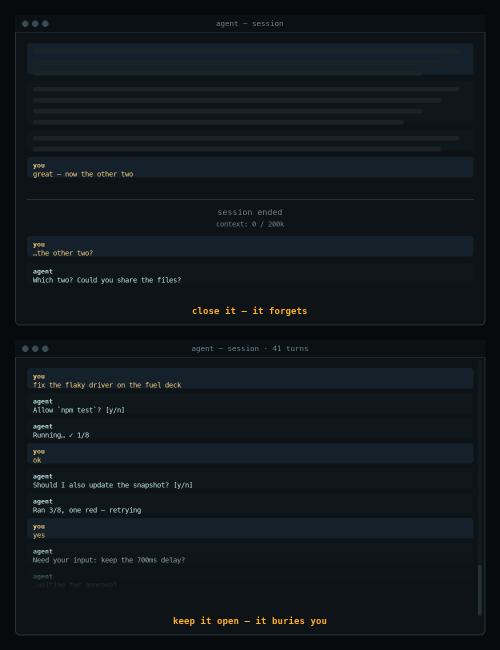
#> input picture media/deck/v12/pictures/slide2-lose.png, 1000 x 1300 px (shown at 1/2 size); its folder holds only this picture in this run
$ python -i act1.py   (imports and definitions only)
#> lines starting #> are read from the running program, lines starting #| are printed output that depends on the picture
### artifacts/mythos/src/core.py
"""Core of the mythos renderer: a float RGB frame buffer and the material toolkit.

Every shot is a pure function of (local time, global frame) -> HxWx3 float32 in 0..1.
Coordinates are authored in 1920x1080 units and scaled by S, so previews can render small.
"""
import os, math, functools
import numpy as np
import cv2
from PIL import Image, ImageDraw, ImageFont

W0, H0 = 1920, 1080
S = float(os.environ.get('MYTH_SCALE', '1'))
W, H = int(W0 * S), int(H0 * S)
FPS = 30
FONT_DIR = os.environ.get('MYTH_FONTS', os.path.join(os.path.dirname(__file__), '..', 'fonts'))

# ---------- palette (display space) ----------
def hexc(h):
    h = h.lstrip('#'); return np.array([int(h[i:i + 2], 16) / 255 for i in (0, 2, 4)], np.float32)
BLACK = hexc('050505'); GRAPHITE = hexc('16161a'); PAPER = hexc('e9e4d8'); PAPER2 = hexc('d8d0bf')
AMBER = hexc('ff9a3c'); COPPER = hexc('c8673a'); FURNACE = hexc('ff5a1a'); EMBER = hexc('ffcf8a')
RED = hexc('e8242c'); VIOLET = hexc('6a3cff'); UV = hexc('8b5cff'); CYAN = hexc('4fe3ff'); WHITE = hexc('ffffff')
PHOSPHOR = hexc('ffb347'); OFFWHITE = hexc('f2eee6'); INK = hexc('111111')

# ---------- small math ----------
def clamp(x, a=0.0, b=1.0): return max(a, min(b, x))
def prog(t, a, b): return clamp((t - a) / (b - a)) if b != a else float(t >= b)
def ss(a, b, x): t = prog(x, a, b); return t * t * (3 - 2 * t)
def eout(t): t = clamp(t); return 1 - (1 - t) ** 3
def ein(t): t = clamp(t); return t ** 3
def lerp(a, b, t): return a + (b - a) * t
def step(t, n):
    """Pose-on-n quantisation of a 0..1 progress (stepped motion)."""
    return math.floor(clamp(t) * n) / n
def hsh(n):
    x = math.sin(n * 127.1 + 311.7) * 43758.5453; return x - math.floor(x)
def P(x, y): return int(round(x * S)), int(round(y * S))
def sc(v): return v * S

# ---------- buffers ----------
def canvas(col=BLACK):
    return np.zeros((H, W, 3), np.float32) + np.asarray(col, np.float32)
def fill(img, col): img[:] = col; return img
# [4 lines left out: function over, not called in this run]
def add(img, layer, k=1.0): img += layer * k; return img
def screen(img, layer): img[:] = 1 - (1 - img) * (1 - np.clip(layer, 0, 1)); return img
def mul(img, layer): img *= layer; return img
def tint(mask, col): return mask[..., None] * np.asarray(col, np.float32)
def lum(img): return img @ np.array([0.299, 0.587, 0.114], np.float32)

def blur(a, sigma):
    if sigma <= 0.3: return a
    s = sigma * S
    if s > 6:  # blur at reduced resolution for speed
        f = max(1, int(s / 3)); h, w = a.shape[:2]
        small = cv2.resize(a, (max(1, w // f), max(1, h // f)), interpolation=cv2.INTER_AREA)
        small = cv2.GaussianBlur(small, (0, 0), s / f)
        return cv2.resize(small, (w, h), interpolation=cv2.INTER_LINEAR)
    return cv2.GaussianBlur(a, (0, 0), s)

# [22 lines left out: functions bloom, godrays, vignette, not called in this run]

@functools.lru_cache(None)
def _grid():
    yy, xx = np.mgrid[0:H, 0:W].astype(np.float32); return yy, xx

# [9 lines left out: functions _grain_bank, grain, not called in this run]

# ---------- noise ----------
@functools.lru_cache(None)
def fbm(seed, octaves=6, base=8, w=None, h=None, persist=0.55):
    """Seeded fractal value noise, HxW float32 roughly 0..1."""
    w = w or W; h = h or H
    rs = np.random.RandomState(seed); acc = np.zeros((h, w), np.float32); amp = 1; tot = 0
    for o in range(octaves):
        cells = base * 2 ** o
        gx, gy = cells + 1, max(2, int(cells * h / w) + 1)
        g = rs.rand(gy, gx).astype(np.float32)
        acc += cv2.resize(g, (w, h), interpolation=cv2.INTER_CUBIC) * amp; tot += amp; amp *= persist
    acc /= tot; acc -= acc.min(); acc /= max(1e-6, acc.max()); return acc

def shade(height, light=(-0.6, -0.5, 0.62), strength=6.0, spec=40, spec_k=0.6):
    """Heightfield -> (diffuse, specular) under a directional light. The machined-matter workhorse."""
    gy, gx = np.gradient(height * strength * S)
    nz = 1 / np.sqrt(gx * gx + gy * gy + 1)
    nx, ny = -gx * nz, -gy * nz
    L = np.array(light, np.float32); L /= np.linalg.norm(L)
    d = np.clip(nx * L[0] + ny * L[1] + nz * L[2], 0, 1)
    # Blinn half-vector with the viewer straight on
    Hv = L + np.array([0, 0, 1], np.float32); Hv /= np.linalg.norm(Hv)
    s = np.clip(nx * Hv[0] + ny * Hv[1] + nz * Hv[2], 0, 1) ** spec * spec_k
    return d.astype(np.float32), s.astype(np.float32)

# ---------- type ----------
FONTS = {
    'mono': 'GeistMono.ttf', 'anton': 'Anton-Regular.ttf', 'serif': 'InstrumentSerif-Regular.ttf',
    'serifi': 'InstrumentSerif-Italic.ttf', 'pix': 'Silkscreen-Regular.ttf', 'doto': 'Doto.ttf',
    'bodoni': 'BodoniModa.ttf', 'sans': 'InterTight.ttf', 'vt': 'VT323-Regular.ttf',
    'bar': 'LibreBarcode128-Regular.ttf', 'runic': 'NotoSansRunic-Regular.ttf',
    'frak': 'UnifrakturMaguntia-Book.ttf', 'sym': 'NotoSansSymbols.ttf', 'math': 'NotoSansMath-Regular.ttf',
}
# [30 lines left out: functions font, text_mask, not called in this run]

def text(img, s, name, size, x, y, col=WHITE, a=1.0, **kw):
    m = text_mask(s, name, size, x, y, **kw); return over(img, col, m * a)

def lines_mask(segs, width=2, closed=False, aa=True):
    """Polyline(s) in 1920 units -> mask. segs: list of point lists."""
    m = np.zeros((H, W), np.uint8)
    for pts in segs:
        p = (np.asarray(pts, np.float32) * S * 16).astype(np.int32).reshape(-1, 1, 2)
        cv2.polylines(m, [p], closed, 255, max(1, int(round(width * S))), cv2.LINE_AA if aa else cv2.LINE_8, shift=4)
    return m.astype(np.float32) / 255

# [9 lines left out: functions circle_mask, poly_mask, not called in this run]

def rect_mask(x0, y0, x1, y1):
    m = np.zeros((H, W), np.float32); a, b = P(x0, y0); c, d = P(x1, y1)
    m[max(0, b):max(0, d), max(0, a):max(0, c)] = 1; return m

# ---------- print / raster media switches ----------
# [31 lines left out: functions halftone, threshold, crush, dither, misregister, not called in this run]

def invert(img): return 1 - np.clip(img, 0, 1)

def shake(img, dx, dy):
    M = np.float32([[1, 0, dx * S], [0, 1, dy * S]])
    return cv2.warpAffine(img, M, (W, H), borderMode=cv2.BORDER_REFLECT)

def zoom(img, k, cx=W0 / 2, cy=H0 / 2, rot=0.0):
    M = cv2.getRotationMatrix2D((cx * S, cy * S), rot, k)
    return cv2.warpAffine(img, M, (W, H), flags=cv2.INTER_LINEAR, borderMode=cv2.BORDER_CONSTANT)

def finish(img, frame, g=0.03, vig=0.4):
    vignette(img, vig); grain(img, frame, g); return np.clip(img, 0, 1)

def to8(img): return (np.clip(img, 0, 1) * 255 + 0.5).astype(np.uint8)

### artifacts/mythos/src/act1.py
"""Act I — the universe discovers wiring · rune-hunting · industrial incantation (0–18 s).

The one subject is the route ⌁: energy finding a path. It is the first structure matter
makes, the groove the rune-hunters find, the channel the press stamps, and (much later)
the prefix of the resident's face ⌁[b·_·d].
"""
import functools, math
import numpy as np
import cv2
from core import *
from core import _grain_bank, _grid

# The route: a horizontal lightning-arrow, the ⌁ drawn as a path through matter.
ROUTE = [(150, 600), (830, 566), (1000, 410), (968, 664), (1130, 530), (1770, 488)]

def route_pts(n=600):
    p = np.asarray(ROUTE, np.float32); seg = np.linalg.norm(np.diff(p, axis=0), axis=1); cum = np.r_[0, np.cumsum(seg)]
    u = np.linspace(0, cum[-1], n); out = np.empty((n, 2), np.float32)
    for k in range(2): out[:, k] = np.interp(u, cum, p[:, k])
    return out, u / cum[-1]

def partial(pts, frac):
    n = max(2, int(len(pts) * clamp(frac))); return pts[:n]

# ---------------------------------------------------------------- particles
# [15 lines left out: functions _dust, splat, not called in this run]

LIGHT = (1380, -60)

# [77 lines left out: functions matter, orbit_diagram, lattice, interference, not called in this run]

def crack_close(frame, k=1.0, t=0.0):
    """Scale inversion: the route seen from inside — a molten crack in dark rock."""
    hgt = fbm(21, 7, 5) * 0.6 + fbm(22, 4, 2) * 0.4
    pts, _ = route_pts(300); c = np.array([1000, 410])
    pts = (pts - c) * (6.0 * k) + [W0 / 2, H0 / 2]
    jag = pts + np.random.RandomState(5).normal(0, 4, pts.shape) * k
    m = lines_mask([jag], 10 * k)
    hgt = hgt - blur(m, 14) * 0.9
    dif, spc = shade(hgt, (-0.3, -0.75, 0.55), 9)
    img = tint(dif * 0.18, hexc('6b5a4a')) + tint(spc, AMBER) * 0.4
    core = blur(m, 3)
    img += tint(blur(m, 30) * 1.5, FURNACE) + tint(core * 1.4, EMBER) + tint(blur(m, 8), AMBER)
    return img

# [36 lines left out: functions _web, web, glyph_card, not called in this run]

# ---------------------------------------------------------------- rune-hunting
@functools.lru_cache(None)
def _warp_field(seed):
    a = (fbm(seed, 4, 3) - 0.5) * 2; b = (fbm(seed + 1, 4, 3) - 0.5) * 2; return a, b

# [4 lines left out: function warped, not called in this run]

def glyph_mask(ch, fnt='runic', size=620, x=W0 / 2, y=H0 / 2, wght=None, flip=False):
    m = text_mask(ch, fnt, size, x, y, anchor='mm', wght=wght)
    return m[:, ::-1].copy() if flip else m

# [11 lines left out: function stone, not called in this run]

SPECIMENS = [  # natural form, the letter it rhymes with, its medium on tape
    ('ᚠ', 'runic', 'branching crack  ~  ᚠ  ~  r', 'stone'),
    ('ᚱ', 'runic', 'split channel  ~  r', 'stencil'),
    ('ᚢ', 'runic', 'riverbed prongs  ~  ᚢ  ~  n', 'thermal'),
    ('n', 'serif', 'vessel  ~  n  ~  u', 'negative'),
    ('p', 'serif', 'bowl below  ~  p', 'halftone'),
    ('b', 'serif', 'orbit + stem  ~  b', 'stone'),
]

# [91 lines left out: functions specimen, mirror, catalog, bell, rune_transistor, _brushed and 1 more, not called in this run]

@functools.lru_cache(None)
def _grid_cache():
    return np.mgrid[0:H, 0:W].astype(np.float32)

# [72 lines left out: functions press, rhinestones, schematic, thermal_strip, planet_plate, not called in this run]

# ---------------------------------------------------------------- the edit list (frames @30)
def tag(fn, snd):
    fn.snd = snd; return fn

# [90 lines left out: function build, not called in this run]

>>> import cv2
>>> picture = cv2.imread('../../../media/deck/v12/pictures/slide2-lose.png')
#> picture is the input picture: shape (1300, 1000, 3); mean B, G, R 27.9, 23.3, 16.1
>>> result = crack_close(picture)
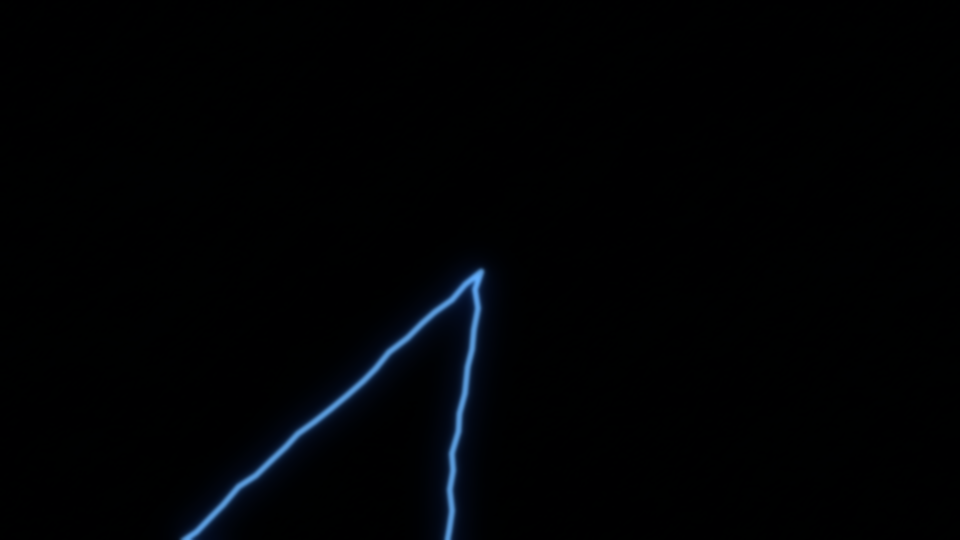
#> result: shape (1080, 1920, 3) float32 (shown at 1/2 size); mean B, G, R 0.0736, 0.0541, 0.0387; drawn with min black and max white
